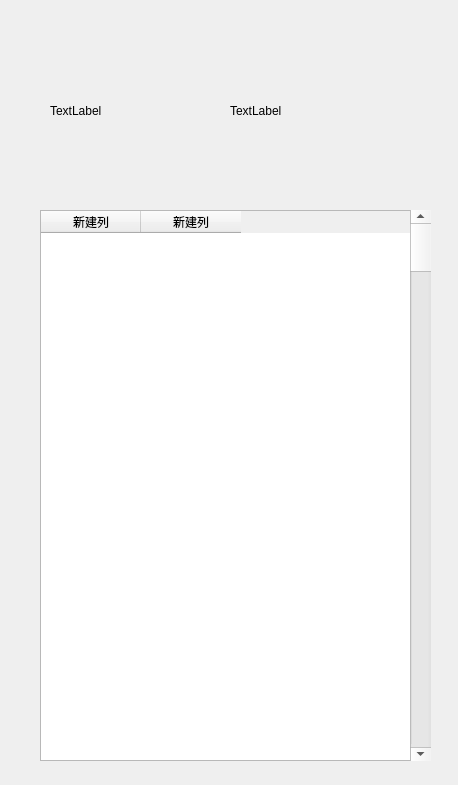
<?xml version="1.0" encoding="UTF-8"?>
<ui version="4.0">
 <class>Form</class>
 <widget class="QWidget" name="Form">
  <property name="geometry">
   <rect>
    <x>0</x>
    <y>0</y>
    <width>458</width>
    <height>785</height>
   </rect>
  </property>
  <property name="windowTitle">
   <string>Form</string>
  </property>
  <widget class="QLabel" name="photo">
   <property name="geometry">
    <rect>
     <x>50</x>
     <y>40</y>
     <width>111</width>
     <height>141</height>
    </rect>
   </property>
   <property name="text">
    <string>TextLabel</string>
   </property>
  </widget>
  <widget class="QLabel" name="username">
   <property name="geometry">
    <rect>
     <x>230</x>
     <y>90</y>
     <width>111</width>
     <height>41</height>
    </rect>
   </property>
   <property name="text">
    <string>TextLabel</string>
   </property>
  </widget>
  <widget class="QScrollBar" name="verticalScrollBar">
   <property name="geometry">
    <rect>
     <x>410</x>
     <y>210</y>
     <width>21</width>
     <height>551</height>
    </rect>
   </property>
   <property name="orientation">
    <enum>Qt::Vertical</enum>
   </property>
  </widget>
  <widget class="QTableWidget" name="tableWidget">
   <property name="geometry">
    <rect>
     <x>40</x>
     <y>210</y>
     <width>391</width>
     <height>551</height>
    </rect>
   </property>
   <column>
    <property name="text">
     <string>新建列</string>
    </property>
   </column>
   <column>
    <property name="text">
     <string>新建列</string>
    </property>
   </column>
  </widget>
  <zorder>photo</zorder>
  <zorder>username</zorder>
  <zorder>tableWidget</zorder>
  <zorder>verticalScrollBar</zorder>
 </widget>
 <resources/>
 <connections/>
</ui>
